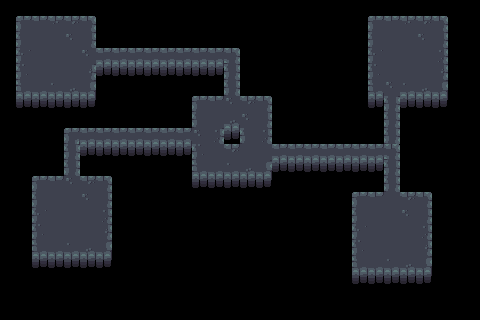

Rendered tile map (Tiled .tmx) drawn with the repository's tilesets; below, a short description and the full map source, tile grids included:
An orthogonal 30x20 tile map with 16x16 px tiles, 1 tile layer (Tile Layer).

<map version="1.10" tiledversion="1.11.2" orientation="orthogonal" renderorder="right-down" width="30" height="20" tilewidth="16" tileheight="16" infinite="0" nextlayerid="6" nextobjectid="6">
 <tileset firstgid="1" source="tilesets/dungeon_tiles_new.tsx" />
 <layer id="1" name="Tile Layer" width="30" height="20">
  <data encoding="csv">
0,0,0,0,0,0,0,0,0,0,0,0,0,0,0,0,0,0,0,0,0,0,0,0,0,0,0,0,0,0,
0,1,2,3,4,5,0,0,0,0,0,0,0,0,0,0,0,0,0,0,0,0,0,1,2,3,4,5,0,0,
0,24,25,26,27,28,0,0,0,0,0,0,0,0,0,0,0,0,0,0,0,0,0,24,25,26,27,28,0,0,
0,47,48,49,50,27,54,54,54,54,54,54,54,54,9,0,0,0,0,0,0,0,0,47,48,49,50,51,0,0,
0,70,71,72,73,74,116,116,116,116,116,116,116,116,32,0,0,0,0,0,0,0,0,70,71,72,73,74,0,0,
0,93,94,95,96,97,0,0,0,0,0,0,0,0,32,0,0,0,0,0,0,0,0,93,27,95,96,97,0,0,
0,116,116,116,116,116,0,0,0,0,0,0,1,2,27,4,5,0,0,0,0,0,0,116,30,116,116,116,0,0,
0,0,0,0,0,0,0,0,0,0,0,0,24,25,96,27,28,0,0,0,0,0,0,0,30,0,0,0,0,0,
0,0,0,0,7,8,8,8,8,8,8,8,27,51,116,24,51,0,0,0,0,0,0,0,30,0,0,0,0,0,
0,0,0,0,30,116,116,116,116,116,116,116,70,71,4,73,49,8,8,8,8,8,8,8,9,0,0,0,0,0,
0,0,0,0,30,0,0,0,0,0,0,0,93,94,95,96,97,116,116,116,116,116,116,116,30,0,0,0,0,0,
0,0,1,2,27,4,5,0,0,0,0,0,116,116,116,116,116,0,0,0,0,0,0,0,30,0,0,0,0,0,
0,0,24,25,26,27,28,0,0,0,0,0,0,0,0,0,0,0,0,0,0,0,1,2,49,4,5,0,0,0,
0,0,47,48,49,50,51,0,0,0,0,0,0,0,0,0,0,0,0,0,0,0,24,25,26,27,28,0,0,0,
0,0,70,71,72,73,74,0,0,0,0,0,0,0,0,0,0,0,0,0,0,0,47,48,49,50,51,0,0,0,
0,0,93,94,95,96,97,0,0,0,0,0,0,0,0,0,0,0,0,0,0,0,70,71,72,73,74,0,0,0,
0,0,116,116,116,116,116,0,0,0,0,0,0,0,0,0,0,0,0,0,0,0,93,94,95,96,97,0,0,0,
0,0,0,0,0,0,0,0,0,0,0,0,0,0,0,0,0,0,0,0,0,0,116,116,116,116,116,0,0,0,
0,0,0,0,0,0,0,0,0,0,0,0,0,0,0,0,0,0,0,0,0,0,0,0,0,0,0,0,0,0,
0,0,0,0,0,0,0,0,0,0,0,0,0,0,0,0,0,0,0,0,0,0,0,0,0,0,0,0,0,0
</data>
 </layer>
</map>
